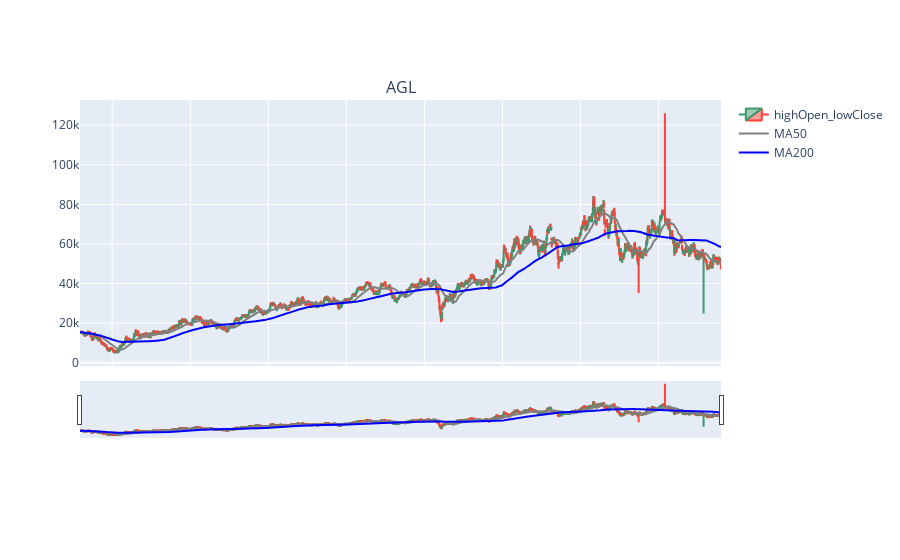

The notebook cell saved with this chart:
### Code cell
fig.add_trace(gp.Scatter(x = df2.index, y = df2['MA50'], marker_color = 'grey', name = 'MA50'), row = 1, col = 1)
fig.add_trace(gp.Scatter(x = df2.index, y = df2['MA200'], marker_color = 'blue', name = 'MA200'), row = 1, col = 1)

### Figure 1 — Plotly figure (JSON) as saved in the notebook; plotly's stock layout.template omitted (floating-point values rounded to 4 significant figures; data arrays with more than 128 entries replaced by an {"elided": "..."} marker saying what was removed)
{"data": [{"close": {"elided": "2077 float values"}, "high": {"elided": "2077 float values"}, "low": {"elided": "2077 float values"}, "name": "highOpen_lowClose", "open": {"elided": "2077 float values"}, "type": "candlestick", "x": {"elided": "2077 str values"}, "xaxis": "x", "yaxis": "y"}, {"marker": {"color": "grey"}, "name": "MA50", "type": "scatter", "x": {"elided": "2077 str values"}, "xaxis": "x", "y": {"elided": "2077 float values"}, "yaxis": "y"}, {"marker": {"color": "blue"}, "name": "MA200", "type": "scatter", "x": {"elided": "2077 str values"}, "xaxis": "x", "y": {"elided": "2077 float values"}, "yaxis": "y"}], "layout": {"annotations": [{"font": {"size": 16}, "showarrow": false, "text": "AGL", "x": 0.5, "xanchor": "center", "xref": "paper", "y": 1, "yanchor": "bottom", "yref": "paper"}, {"font": {"size": 16}, "showarrow": false, "text": "Volume", "x": 0.5, "xanchor": "center", "xref": "paper", "y": 0.2, "yanchor": "bottom", "yref": "paper"}], "autosize": true, "xaxis": {"anchor": "y", "autorange": true, "domain": [0, 1], "matches": "x2", "range": ["2015-08-03 12:00", "2023-10-20 12:00"], "rangeslider": {"autorange": true, "range": ["2015-08-03 12:00", "2023-10-20 12:00"], "yaxis": {"_template": null, "rangemode": "match"}}, "showticklabels": false, "type": "date"}, "xaxis2": {"anchor": "y2", "autorange": true, "domain": [0, 1], "range": ["2015-08-03 12:00", "2023-10-20 12:00"]}, "yaxis": {"anchor": "x", "autorange": true, "domain": [0.3, 1], "range": [-1636.0, 132700.0], "type": "linear"}, "yaxis2": {"anchor": "x2", "domain": [0, 0.2]}}}
